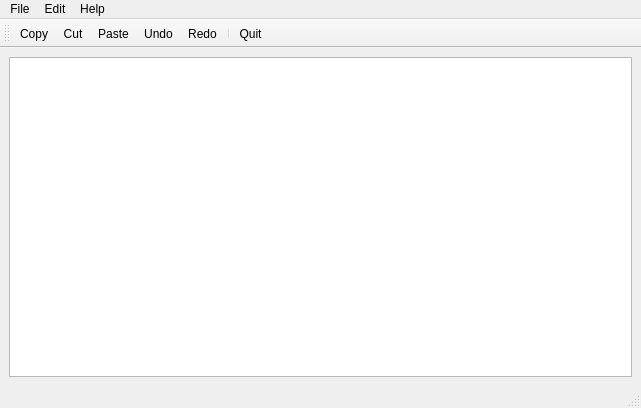
<?xml version="1.0" encoding="UTF-8"?>
<ui version="4.0">
 <class>MainWindow</class>
 <widget class="QMainWindow" name="MainWindow">
  <property name="geometry">
   <rect>
    <x>0</x>
    <y>0</y>
    <width>641</width>
    <height>408</height>
   </rect>
  </property>
  <property name="windowTitle">
   <string>MainWindow</string>
  </property>
  <widget class="QWidget" name="centralwidget">
   <layout class="QVBoxLayout" name="verticalLayout">
    <item>
     <widget class="QTextEdit" name="textEdit"/>
    </item>
   </layout>
  </widget>
  <widget class="QMenuBar" name="menubar">
   <property name="geometry">
    <rect>
     <x>0</x>
     <y>0</y>
     <width>641</width>
     <height>22</height>
    </rect>
   </property>
   <widget class="QMenu" name="menuFile">
    <property name="title">
     <string>File</string>
    </property>
    <addaction name="actionQuit"/>
   </widget>
   <widget class="QMenu" name="menuEdit">
    <property name="title">
     <string>Edit</string>
    </property>
    <addaction name="actionCopy"/>
    <addaction name="actionCut"/>
    <addaction name="actionPaste"/>
    <addaction name="separator"/>
    <addaction name="actionUndo"/>
    <addaction name="actionRedo"/>
   </widget>
   <widget class="QMenu" name="menuHelp">
    <property name="title">
     <string>Help</string>
    </property>
    <addaction name="actionAbout"/>
    <addaction name="actionAbout_Qt"/>
   </widget>
   <addaction name="menuFile"/>
   <addaction name="menuEdit"/>
   <addaction name="menuHelp"/>
  </widget>
  <widget class="QStatusBar" name="statusbar"/>
  <widget class="QToolBar" name="toolBar">
   <property name="windowTitle">
    <string>toolBar</string>
   </property>
   <attribute name="toolBarArea">
    <enum>TopToolBarArea</enum>
   </attribute>
   <attribute name="toolBarBreak">
    <bool>false</bool>
   </attribute>
   <addaction name="actionCopy"/>
   <addaction name="actionCut"/>
   <addaction name="actionPaste"/>
   <addaction name="actionUndo"/>
   <addaction name="actionRedo"/>
   <addaction name="separator"/>
   <addaction name="actionQuit"/>
  </widget>
  <action name="actionQuit">
   <property name="icon">
    <iconset resource="resource.qrc">
     <normaloff>:/images/quitIcon.png</normaloff>:/images/quitIcon.png</iconset>
   </property>
   <property name="text">
    <string>Quit</string>
   </property>
  </action>
  <action name="actionCopy">
   <property name="icon">
    <iconset resource="resource.qrc">
     <normaloff>:/images/copyIcon.png</normaloff>:/images/copyIcon.png</iconset>
   </property>
   <property name="text">
    <string>Copy</string>
   </property>
  </action>
  <action name="actionCut">
   <property name="icon">
    <iconset resource="resource.qrc">
     <normaloff>:/images/cutIcon.png</normaloff>:/images/cutIcon.png</iconset>
   </property>
   <property name="text">
    <string>Cut</string>
   </property>
  </action>
  <action name="actionPaste">
   <property name="icon">
    <iconset resource="resource.qrc">
     <normaloff>:/images/pasteIcon.png</normaloff>:/images/pasteIcon.png</iconset>
   </property>
   <property name="text">
    <string>Paste</string>
   </property>
  </action>
  <action name="actionUndo">
   <property name="icon">
    <iconset resource="resource.qrc">
     <normaloff>:/images/undoIcon.png</normaloff>:/images/undoIcon.png</iconset>
   </property>
   <property name="text">
    <string>Undo</string>
   </property>
  </action>
  <action name="actionRedo">
   <property name="icon">
    <iconset resource="resource.qrc">
     <normaloff>:/images/redoIcon.png</normaloff>:/images/redoIcon.png</iconset>
   </property>
   <property name="text">
    <string>Redo</string>
   </property>
  </action>
  <action name="actionAbout">
   <property name="icon">
    <iconset resource="resource.qrc">
     <normaloff>:/images/aboutIcon.png</normaloff>:/images/aboutIcon.png</iconset>
   </property>
   <property name="text">
    <string>About</string>
   </property>
  </action>
  <action name="actionAbout_Qt">
   <property name="icon">
    <iconset resource="resource.qrc">
     <normaloff>:/images/aboutQtIcon.png</normaloff>:/images/aboutQtIcon.png</iconset>
   </property>
   <property name="text">
    <string>About Qt</string>
   </property>
  </action>
 </widget>
 <resources>
  <include location="resource.qrc"/>
 </resources>
 <connections/>
</ui>
